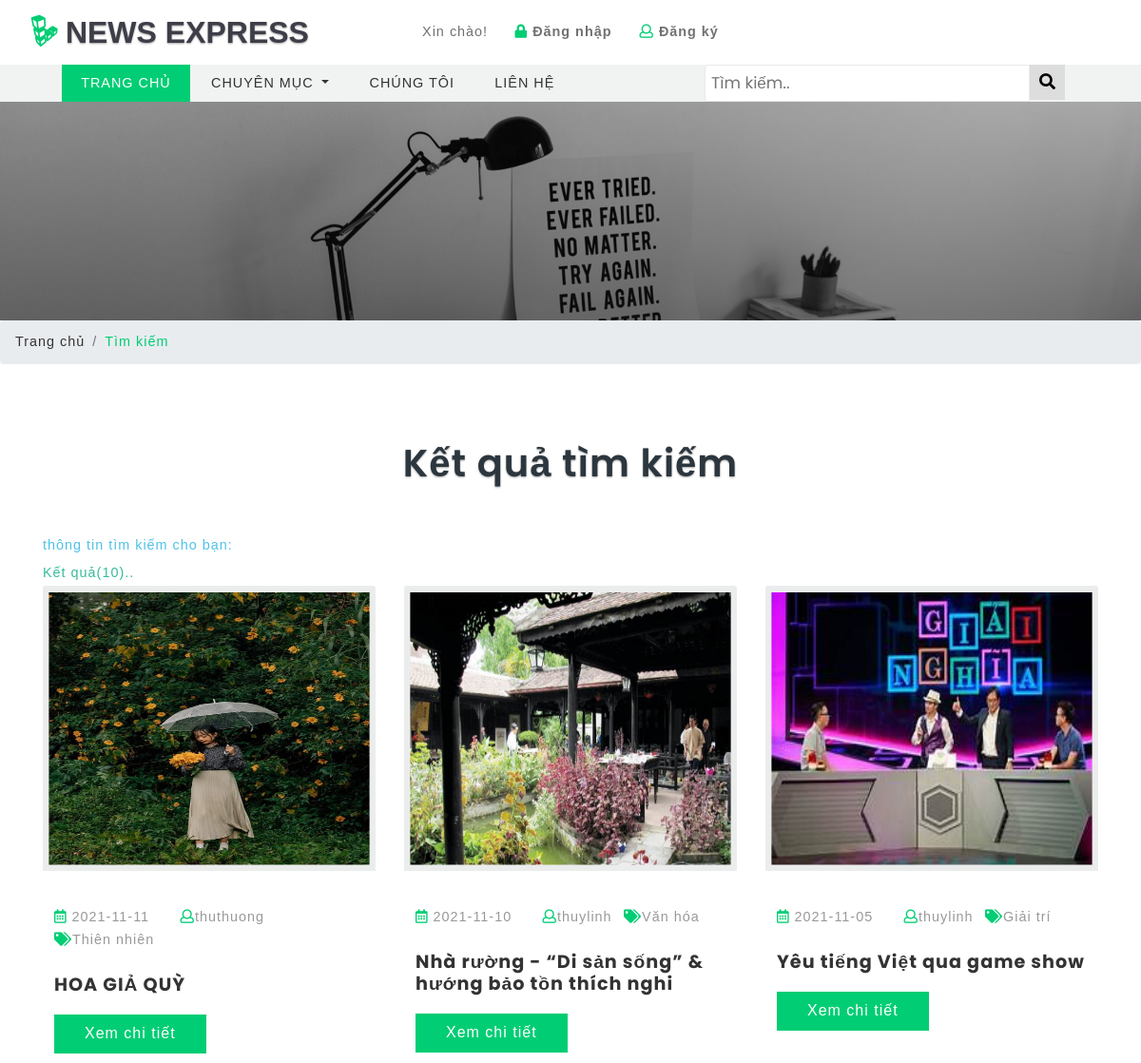
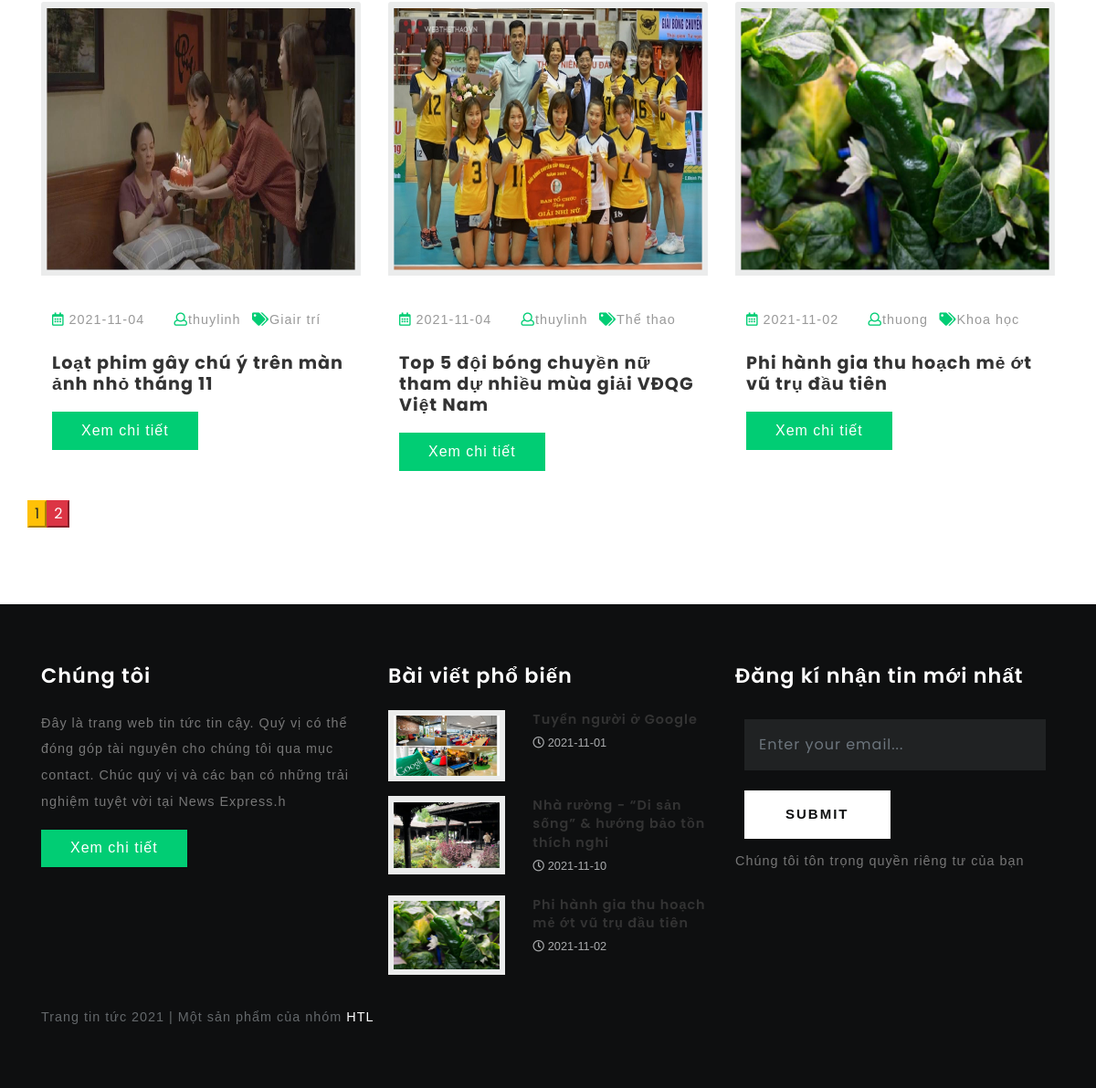
Screenshot of /search.php with the database file from the repository (2 pictures, top to bottom).
### tables this page shows
CREATE TABLE `blogs` (
  `id` int(10) UNSIGNED NOT NULL,
  `title` varchar(190) NOT NULL,
  `tags` varchar(40) NOT NULL,
  `content` text NOT NULL,
  `photo` varchar(50) NOT NULL,
  `posted` varchar(40) NOT NULL,
  `date` date DEFAULT NULL,
  `author` varchar(40) DEFAULT NULL,
  `category` varchar(40) NOT NULL
);

CREATE TABLE `titles` (
  `id` int(10) UNSIGNED NOT NULL,
  `website_name` varchar(40) DEFAULT NULL,
  `tagline` varchar(40) DEFAULT NULL,
  `icon` varchar(40) DEFAULT NULL,
  `keywords` varchar(220) DEFAULT NULL,
  `short_description` varchar(200) DEFAULT NULL,
  `bannertext1` varchar(150) DEFAULT NULL,
  `bannertext2` varchar(150) DEFAULT NULL,
  `bannertext3` varchar(150) DEFAULT NULL,
  `bannertext4` varchar(150) DEFAULT NULL,
  `detailed_description` text DEFAULT NULL,
  `address` varchar(40) DEFAULT NULL,
  `email` varchar(80) DEFAULT NULL,
  `phone` varchar(40) DEFAULT NULL,
  `googlemap` varchar(1000) DEFAULT NULL
);

### search.php (the view, shortened to what this page needs)
<?php require("libs/fetch_data.php");?>
<?php
require_once('database/db.php');
?>
<!DOCTYPE html>
<html lang="zxx">
<head>
	<title>Tìm kiếm|<?php getwebname("titles"); echo"|"; gettagline("titles");?></title>
	<link href="css/bootstrap.css" rel='stylesheet' type='text/css' />
	<link rel="stylesheet" href="css/single.css">
	<link href="css/style.css" rel='stylesheet' type='text/css' />
	<link href="css/fontawesome-all.css" rel="stylesheet">
</head>
<body>
	<?php include("header.php");?>
	<?php
    $search_keyword = '';
    $sql = 'SELECT * FROM blogs WHERE title LIKE :keyword OR content LIKE :keyword  OR tags LIKE :keyword OR author LIKE :keyword ORDER BY id DESC ';
    $per_page_html = '';
    $page = 1;
    $start=0;
    $limit=" limit " . $start . "," . ROW_PER_PAGE;
    $pagination_statement = $pdo_conn->prepare($sql);
    $pagination_statement->bindValue(':keyword', '%' . $search_keyword . '%', PDO::PARAM_STR);
    $pagination_statement->execute();
    $row_count = $pagination_statement->rowCount();
    if(!empty($row_count)){
    	$per_page_html .= "<div style='text-align:center;margin:20px 0px;'>";
    	$page_count=ceil($row_count/ROW_PER_PAGE);
    	if($page_count>1) {
    		for($i=1;$i<=$page_count;$i++){
    			if($i==$page){
    				$per_page_html .= '<input type="submit" name="page" value="' . $i . '" class="btn-page current btn-warning" />';
    			} else {
    				$per_page_html .= '<input type="submit" name="page" value="' . $i . '" class="btn-page btn-danger" />';
    			}
    		}
    	}
    	$per_page_html .= "</div>";
    }
    $query = $sql.$limit;
    $pdo_statement = $pdo_conn->prepare($query);
    $pdo_statement->bindValue(':keyword', '%' . $search_keyword . '%', PDO::PARAM_STR);
    $pdo_statement->execute();
    $result = $pdo_statement->fetchAll();
    ?>
	<div class="banner-inner">
	</div>
	<ol class="breadcrumb">
		<li class="breadcrumb-item">
			<a href="index.html">Trang chủ</a>
		</li>
		<li class="breadcrumb-item active">Tìm kiếm</li>
	</ol>
	<section class="main-content-w3layouts-agileits">
		<div class="container">
			<h3 class="tittle">Kết quả tìm kiếm</h3>
			<div class="inner-sec">
				<?php  if ($row_count==0) {
    						echo "<p style=color:#E9573F><b>sorry your search for:<u style=color:black>$search_keyword</u> returned zero results</b></p>";
    						echo "<p><b style=color:#4FC1E9>Suggestions<b><br>Your search item is not available on Our Website<br>Try being more specific with key words<br>Enter key word using title<br>Try search using category<br>Try again later<br></p>";
    						echo "<p><a href=\"http://www.google.com/search?q="
    						. $search_keyword . "\" target=\"_blank\" title=\"Look up
    						" . $search_keyword . " on Google\" style=color:#37BC9B>Click here</a> to try the
    						search on google</p>";
    					}
    					else{
    						echo "<p style=color:#4FC1E9><b>thông tin tìm kiếm cho bạn:<u style=color:black> $search_keyword</u></b></p>";
    						echo "<p style=color:#37BC9B><b>Kết quả($row_count)..</b></p>";
    					}
    					?>
				<div class="left-blog-info-w3layouts-agileits text-left">
					<div class="row">
						<?php
    					if(!empty($result)) {
    						foreach($result as $row) {
                                ?>
						<div class="col-lg-4 card">
							<a href="single.php?id=<?php echo $row['id']; ?>">
								<img src="blogadmin/images/<?php echo $row['photo']; ?>" class="card-img-top img-fluid" alt="fantastic cms" style="width: 480px;height: 300px">
							</a>
							<div class="card-body">
								<ul class="blog-icons my-4">
									<li>
										<a href="#">
											<i class="far fa-calendar-alt"></i> <?php echo $row['date']; ?></a>
									</li>
									<li class="mx-2">
										<a href="#">
											<i class="far fa-user"></i><?php echo $row['author']; ?></a>
									</li>
									<li>
										<a href="#">
											<i class="fas fa-tags"></i><?php echo $row['tags']; ?></a>
									</li>
								</ul>
								<h5 class="card-title">
									<a href="single.php?id=<?php echo $row['id']; ?>"><?php echo $row['title']; ?></a>
								</h5>
								<a href="single.php?id=<?php echo $row['id']; ?>" class="btn btn-primary read-m">Xem chi tiết</a>
							</div>
						</div>
						<?php
                                  }
                              }
                              ?>
                              <?php echo $per_page_html; ?>
					</div>
				</div>
			</div>
		</div>
	</section>
	<?php include("footer.php") ?>
</body>
</html>

### header.php (shortened to what this page needs)
<header>
		<div class="top-bar_sub_w3layouts container-fluid">
			<div class="row">
				<div class="col-md-4 logo text-left">
					<a class="navbar-brand" href="index.php">
						<i class="fab fa-linode"></i> News Express</a>
				</div>
				<div class="col-md-4 top-forms text-center mt-lg-3 mt-md-1 mt-0">
					<span>Xin chào!</span>
					<span class="mx-lg-4 mx-md-2  mx-1">
						<a href="blogadmin/index.php">
							<i class="fas fa-lock"></i> <strong>Đăng nhập</strong></a>
					</span>
					<span>
						<a href="blogadmin/membership_signup.php">
							<i class="far fa-user"></i> <strong>Đăng ký</strong></a>
					</span>
				</div>
				<div class="col-md-4 log-icons text-right">
				</div>
			</div>
		</div>
			<div class="header_top" id="home">
				<nav class="navbar navbar-expand-lg navbar-light bg-light">
					<div class="collapse navbar-collapse" id="navbarSupportedContent">
						<ul class="navbar-nav mr-auto">
							<li class="nav-item active">
								<a class="nav-link" href="index.php">Trang chủ
								</a>
							</li>
							<li class="nav-item dropdown">
								<a class="nav-link dropdown-toggle" href="#" id="navbarDropdown" role="button" data-toggle="dropdown" aria-haspopup="true"
								    aria-expanded="false">
									Chuyên mục
								</a>
							</li>
							<li class="nav-item">
								<a class="nav-link" href="about.php">Chúng tôi</a>
							</li>
							<li class="nav-item">
								<a class="nav-link" href="contact.php">Liên hệ</a>
							</li>
						</ul>
						<div class="search-container">
							<form action="search.php">
								<input type="text" placeholder="Tìm kiếm.." name="search">
								<button type="submit"><i class="fa fa-search"></i></button>
							</form>
						</div>
					</div>
				</nav>
			</div>
	</header>

### footer.php (shortened to what this page needs)
<footer>
	<div class="container">
		<div class="row">
			<div class="col-lg-4 footer-grid-agileits-w3ls text-left">
				<h3>Chúng tôi</h3>
				<p><?php getshortdescription("titles"); ?></p>
				<div class="read">
					<a href="about.php" class="btn btn-primary read-m">Xem chi tiết</a>
				</div>
			</div>
			<div class="col-lg-4 footer-grid-agileits-w3ls text-left">
				<div class="tech-btm">
					<h3>Bài viết phổ biến</h3>
					<?php getpopularposts("page_hits"); ?>
				</div>
			</div>
			<div class="col-lg-4 subscribe-main footer-grid-agileits-w3ls text-left">
				<h2>Đăng kí nhận tin mới nhất</h2>
				<div class="subscribe-main text-left">
						<div class="subscribe-form">
								<form action="#" method="post" class="subscribe_form">
									<input class="form-control" type="email" placeholder="Enter your email..." required="">
									<button type="submit" class="btn btn-primary submit">Submit</button>
								</form>
					   </div>
					<p>Chúng tôi tôn trọng quyền riêng tư của bạn</p>
				</div>
			</div>
		</div>
			<div class="w3layouts-agile-copyrightbottom">
				<p> Trang tin tức <?php $current=date("Y"); print_r($current);?> | Một sản phẩm của nhóm
					<a href="https://www.facebook.com/profile.php?id=100036958234383">HTL</a>
				</p>
			</div>
		</div>
</footer>

### libs/fetch_data.php (shortened to what this page needs)
<?php
function getshortdescription($table){
	require("database/db_connect.php");
	$sql="SELECT * FROM $table ";
	if ($result=mysqli_query($con,$sql))
	{
		foreach ($result as $titles => $sdc) {
			echo ''.$sdc['short_description'].'';
		}
	}
}
function getwebname($table){
	require("database/db_connect.php");
	$sql="SELECT * FROM $table ";
	if ($result=mysqli_query($con,$sql))
	{
		$rowcount=mysqli_num_rows($result);
		if ($rowcount==0) {
			echo 'No Name!!';
		}
		foreach ($result as $titles => $blogname) {
			echo ''.$blogname['website_name'].'';
		}
	}
}
function getpopularposts($table){
	require("database/db_connect.php");
	$sql="SELECT * FROM $table ORDER BY count DESC LIMIT 3";
	if ($result=mysqli_query($con,$sql))
	{
		foreach ($result as $pagehits => $hits) {
			$storepage=$hits['page'];
			$sql="SELECT * FROM blogs WHERE title='$storepage'";
			if ($result=mysqli_query($con,$sql)) {
				foreach ($result as $allblogs => $specificblog) {
					echo '<div class="blog-grids row mb-3">
							<div class="col-md-5 blog-grid-left">
								<a href="single.php?id='.$specificblog['id'].'">
									<img src="blogadmin/images/'.$specificblog['photo'].'" class="img-fluid" alt="fantastic cms">
								</a>
							</div>
							<div class="col-md-7 blog-grid-right">
								<h5>
									<a href="single.php?id='.$specificblog['id'].'">'.$specificblog['title'].' </a>
								</h5>
								<div class="sub-meta">
									<span>
										<i class="far fa-clock"></i> '.$specificblog['date'].'</span>
								</div>
							</div>
						</div>';
				}
			}
		}
	}
}
?>

### css/single.css (style rules this page uses)
.card-body { padding: 12px; }
.tech-btm img { background: #fff; padding: 6px; }

### rows the page displays
blogs: photo (picture), date "2021-11-11", author "thuthuong", tags "Thiên nhiên", title "HOA GIẢ QUỲ"
blogs: photo (picture), date "2021-11-10", author "thuylinh", tags "Văn hóa", title "Nhà rường - “Di sản sống” & hướng bảo tồn thích nghi"
blogs: photo (picture), date "2021-11-05", author "thuylinh", tags "Giải trí", title "Yêu tiếng Việt qua game show"
blogs: photo (picture), date "2021-11-04", author "thuylinh", tags "Giair trí", title "Loạt phim gây chú ý trên màn ảnh nhỏ tháng 11"
blogs: photo (picture), date "2021-11-04", author "thuylinh", tags "Thể thao", title "Top 5 đội bóng chuyền nữ tham dự nhiều mùa giải VĐQG Việt Nam"
blogs: photo (picture), date "2021-11-02", author "thuong", tags "Khoa học", title "Phi hành gia thu hoạch mẻ ớt vũ trụ đầu tiên"
titles: short_description "Đây là trang web tin tức tin cậy. Quý vị có thể đóng góp tài nguyên cho chúng tôi qua mục contact. Chúc quý vị và các bạn có những trải nghiệm tuyệt vời tại News Express.h"
blogs: photo (picture), title "Tuyển người ở Google", date "2021-11-01"

### other values shown
$row_count "10"
